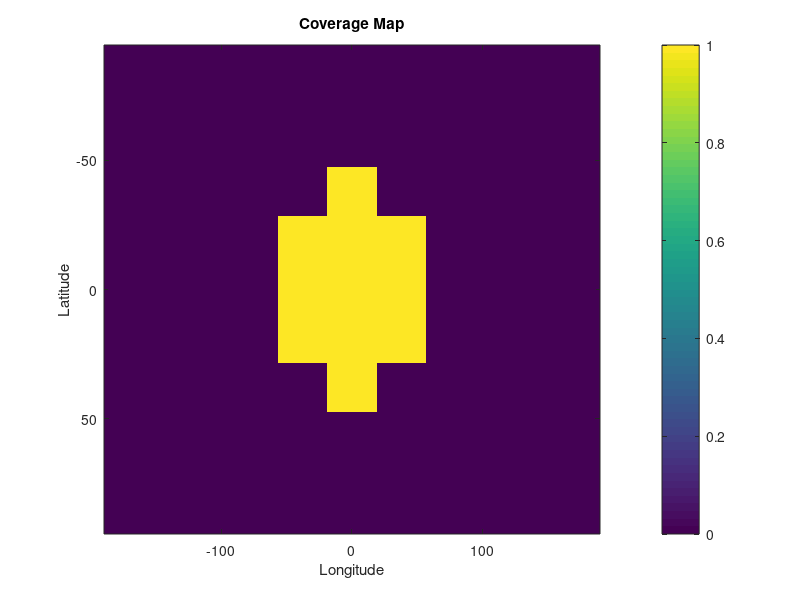

This chart was generated by the following MATLAB code:
%% 1. Create a meshgrid of latitude and longitude
nLat = 20; nLon = 20;          % number of layers
latVec = linspace(-90, 90, nLat);   % latitude range
lonVec = linspace(-180, 180, nLon); % longitude range

[LonGrid, LatGrid] = meshgrid(lonVec, latVec);

%% 2. Define some example longitude intervals
% Each row: [startLon, endLon]
lonIntervals = [
    -20, 20;
    -60, 60;
    -100, 100
];
latIntervals = [-50, 50; -30, 30; 10, 10];

%% 3. Initialize a matrix to check coverage
Coverage = zeros(size(LonGrid));

%% 4. Check which points are inside any interval
for k = 1:size(lonIntervals,1)
    startLon = lonIntervals(k,1);
    endLon = lonIntervals(k,2);
    startLat = latIntervals(k,1);
    endLat= latIntervals(k,2);

    
    
    % Account for wrap-around at 180/-180 if needed
    inLatInterval = (latVec >= startLat) & (latVec <= endLat);
    inLonInterval = (lonVec >= startLon) & (lonVec <= endLon);

    
    % Mark points covered
    % Expand 1D vectors to 2D grid using ndgrid
    [LatMask, LonMask] = ndgrid(inLatInterval, inLonInterval);

    % Combine and mark Coverage
    Coverage = Coverage | (LatMask & LonMask);  % both lat and lonCoverage = Coverage | inInterval;
end

%% 5. Display results
disp('Coverage matrix (1 = covered, 0 = not covered):');
disp(Coverage);

%% 6. Optional: visualize
figure;
imagesc(lonVec, latVec, Coverage);
xlabel('Longitude'); ylabel('Latitude');
title('Coverage Map');
colorbar;
